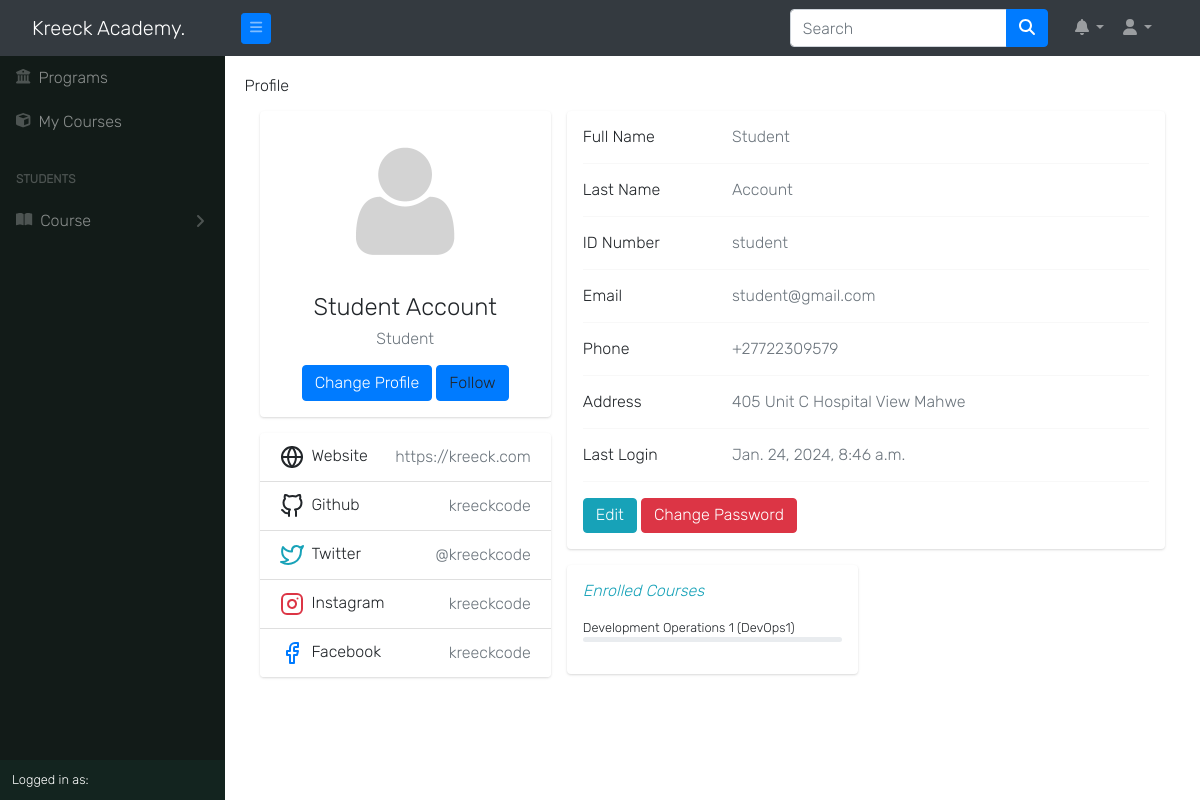
The app's page /auth/profile/ (signed in), older data.
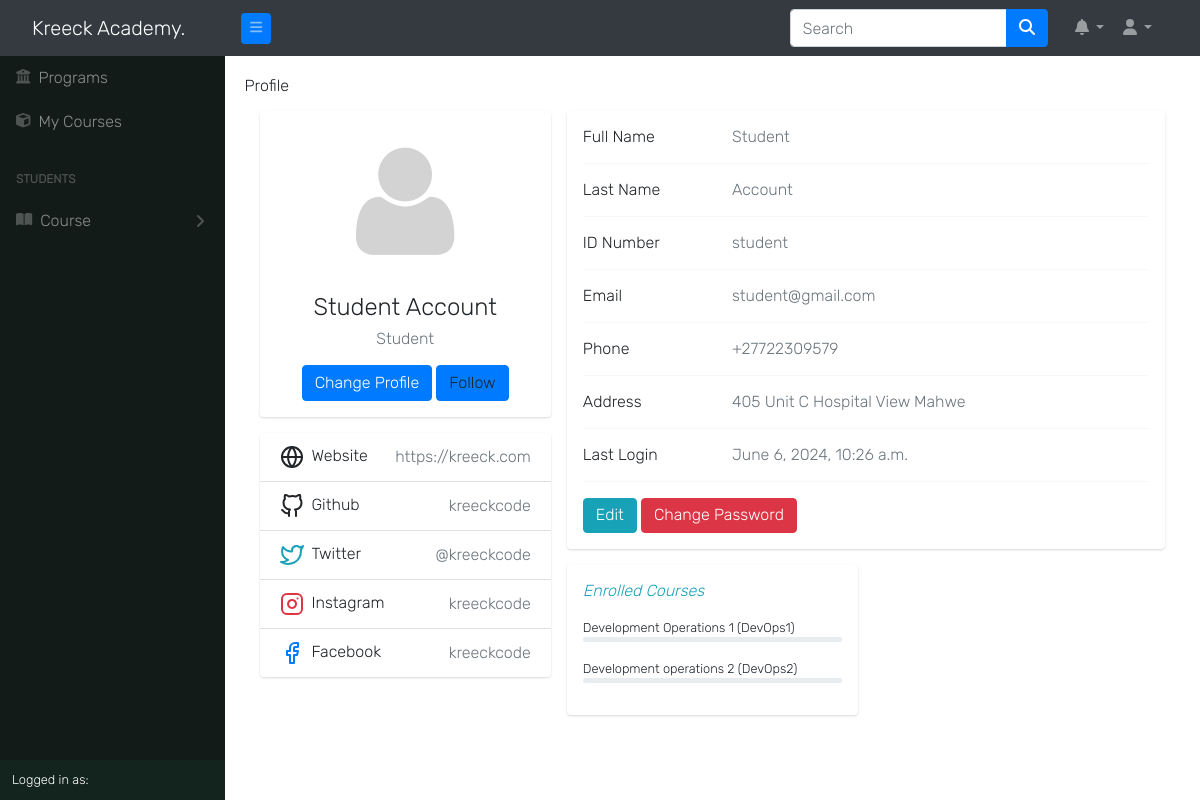
The same page, newer data.
### accounts/models.py (models this page shows, shortened)
class User(AbstractUser):
    is_student = models.BooleanField(default=False)
    is_lecturer = models.BooleanField(default=False)
    is_parent = models.BooleanField(default=False)
    is_dep_head = models.BooleanField(default=False)
    phone = models.CharField(max_length=60, blank=True, null=True)
    address = models.CharField(max_length=60, blank=True, null=True)
    picture = models.ImageField(upload_to='profile_pictures/%y/%m/%d/', default='default.png', null=True)
    email = models.EmailField(blank=True, null=True)
    username_validator = ASCIIUsernameValidator()
    objects = UserManager()
    @property
    def get_full_name(self):
        full_name = self.username
        if self.first_name and self.last_name:
            full_name = self.first_name + " " + self.last_name
        return full_name
    @property
    def get_user_role(self):
        if self.is_superuser:
            return "Admin"
        elif self.is_student:
            return "Student"
        elif self.is_lecturer:
            return "Lecturer"
        elif self.is_parent:
            return "Parent"

### result/models.py (models this page shows, shortened)
class TakenCourse(models.Model):
    student = models.ForeignKey(Student, on_delete=models.CASCADE)
    course = models.ForeignKey(Course, on_delete=models.CASCADE, related_name='taken_courses')
    assignment = models.DecimalField(max_digits=5, decimal_places=2, default=0.0)
    mid_exam = models.DecimalField(max_digits=5, decimal_places=2, default=0.0)
    quiz = models.DecimalField(max_digits=5, decimal_places=2, default=0.0)
    attendance = models.DecimalField(max_digits=5, decimal_places=2, default=0.0)
    final_exam = models.DecimalField(max_digits=5, decimal_places=2, default=0.0)
    total = models.DecimalField(max_digits=5, decimal_places=2, default=0.0)
    grade = models.CharField(choices=GRADE, max_length=2, blank=True)
    point = models.DecimalField(max_digits=5, decimal_places=2, default=0.0)
    comment = models.CharField(choices=COMMENT, max_length=200, blank=True)
    def __str__(self):
        return "{0} ({1})".format(self.course.title, self.course.code)

### course/models.py (models this page shows, shortened)
class Course(models.Model):
    slug = models.SlugField(blank=True, unique=True)
    title = models.CharField(max_length=200, null=True)
    code = models.CharField(max_length=200, unique=True, null=True)
    credit = models.IntegerField(null=True, default=0)
    summary = models.TextField(max_length=200, blank=True, null=True)
    program = models.ForeignKey(Program, on_delete=models.CASCADE)
    level = models.CharField(max_length=25, choices=LEVEL, null=True)
    year = models.IntegerField(choices=YEARS, default=0)
    semester = models.CharField(choices=SEMESTER, max_length=200)
    is_elective = models.BooleanField(default=False, blank=True, null=True)
    objects = CourseManager()

### accounts/views.py (the view, shortened to what this page needs)
# urls.py: path('profile/', profile, name='profile'),
@cache_control(no_cache=True, must_revalidate=True, no_store=True)
@login_required
def profile(request):
    try:
        current_session = get_object_or_404(Session, is_current_session=True)
        current_semester = get_object_or_404(Semester, is_current_semester=True, session=current_session)
    except Semester.MultipleObjectsReturned and Semester.DoesNotExist and Session.DoesNotExist:
        raise Http404
    if request.user.is_lecturer:
        courses = Course.objects.filter(allocated_course__lecturer__pk=request.user.id).filter(
            semester=current_semester)
        return render(request, 'accounts/profile.html', {
            'title': request.user.get_full_name,
            "courses": courses,
            'current_session': current_session,
            'current_semester': current_semester,
        })
    elif request.user.is_student:
        level = Student.objects.get(student__pk=request.user.id)
        try:
            parent = Parent.objects.get(student=level)
        except:
            parent = "no parent set"
        courses = TakenCourse.objects.filter(student__student__id=request.user.id, course__level=level.level)
        context = {
            'title': request.user.get_full_name,
            'parent': parent,
            'courses': courses,
            'level': level,
            'current_session': current_session,
            'current_semester': current_semester,
        }
        return render(request, 'profile/profile.html', context)

### templates/profile/profile.html (shortened to what the changed rows need)
{% extends 'base.html' %}
{% load static %}
{% load i18n %}
{% block content %}
    <link rel="stylesheet" href="/static/css/bootstrap.css">
        <div class="main-body">
              <div class="row gutters-sm">
                <div class="col-md-4 mb-3">
                  <div class="card">
                    <div class="card-body">
                      {% if request.user.is_authenticated %}
                      <div class="d-flex flex-column align-items-center text-center">
                        <img src="{{ user.picture.url }}" alt="Admin" class="rounded-circle" width="150"  onload="cacheProfilePicture(this);">
                        <div class="mt-3">
                          <h4>{{ user.get_full_name|title }}</h4>
                          <p class="text-secondary mb-1">{{ user.get_user_role }}</p>
                          <a class="btn btn-primary" href="{% url 'edit_profile' %}">Change Profile</a>
                          <a class="btn btn-primary" >Follow</a>
                        </div>
                      </div>
                      {% endif %}
                    </div>
                  </div>
                </div>
                <div class="col-md-8">
                  <div class="card mb-3">
                    <div class="card-body">
                      <div class="row">
                        <div class="col-sm-3">
                          <h6 class="mb-0">Full Name</h6>
                        </div>
                        <div class="col-sm-9 text-secondary">
                          {{ user.first_name|title }}
                        </div>
                      </div>
                      <div class="row">
                        <div class="col-sm-3">
                          <h6 class="mb-0">Last Name</h6>
                        </div>
                        <div class="col-sm-9 text-secondary">
                          {{ user.last_name|title }}
                        </div>
                      </div>
                      <div class="row">
                        <div class="col-sm-3">
                          <h6 class="mb-0">ID Number</h6>
                        </div>
                        <div class="col-sm-9 text-secondary">
                          {{ user.username }}
                        </div>
                      </div>
                      <div class="row">
                        <div class="col-sm-3">
                          <h6 class="mb-0">Email</h6>
                        </div>
                        <div class="col-sm-9 text-secondary">
                          {{ user.email }}
                        </div>
                      </div>
                      <div class="row">
                        <div class="col-sm-3">
                          <h6 class="mb-0">Phone</h6>
                        </div>
                        <div class="col-sm-9 text-secondary">
                          {{ user.phone }}
                        </div>
                      </div>
                      <div class="row">
                        <div class="col-sm-3">
                          <h6 class="mb-0">Address</h6>
                        </div>
                        <div class="col-sm-9 text-secondary">
                          {{ user.address }}
                        </div>
                      </div>
                      <div class="row">
                        <div class="col-sm-3">
                          <h6 class="mb-0">Last Login</h6>
                        </div>
                        <div class="col-sm-9 text-secondary">
                          {{ user.last_login }}
                        </div>
                      </div>
                    </div>
                  </div>
                    {% if user.is_student %}
                      <div class="row gutters-sm">
                        <div class="col-sm-6 mb-3">
                          <div class="card h-100">
                            <div class="card-body">
                              {% if courses %}
                              <h6 class="d-flex align-items-center mb-3"><i class="material-icons text-info mr-2">Enrolled Courses</i></h6>
                                {% for course in courses %}
                                <small>{{ course }}</small>
                                <div class="progress mb-3" style="height: 5px">
                                </div>
                                {% endfor %}
                              {% else %}
                              <small>No Courses</small>
                              {% endif %}
                            </div>
                          </div>
                        </div>
                      {% endif %}
                  </div>
                </div>
              </div>
            </div>
        </div>
        {% endblock content %}

Row changes from the older to the newer data that the page shows:
changed User "Student Account": last_login "Jan. 24, 2024, 8:46 a.m." → "June 6, 2024, 10:26 a.m."
added TakenCourse: course.code "Development operations 2 (DevOps2)"
